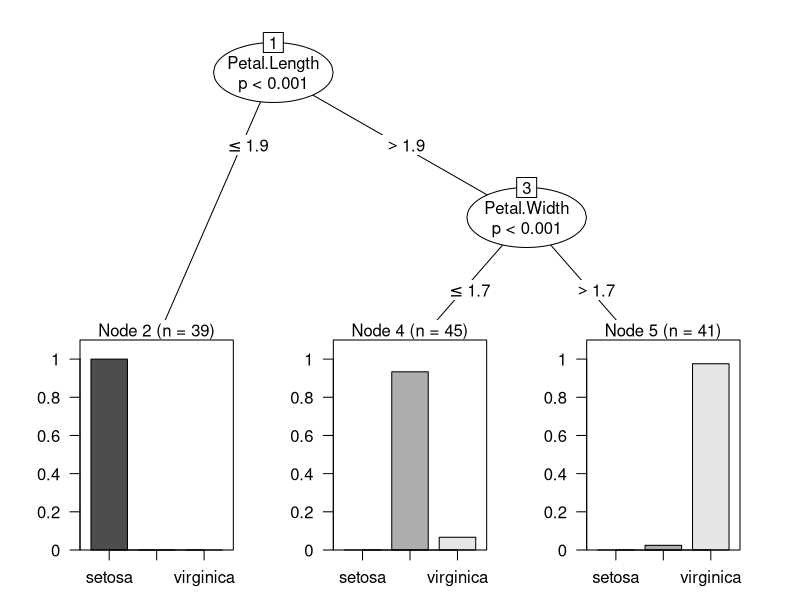
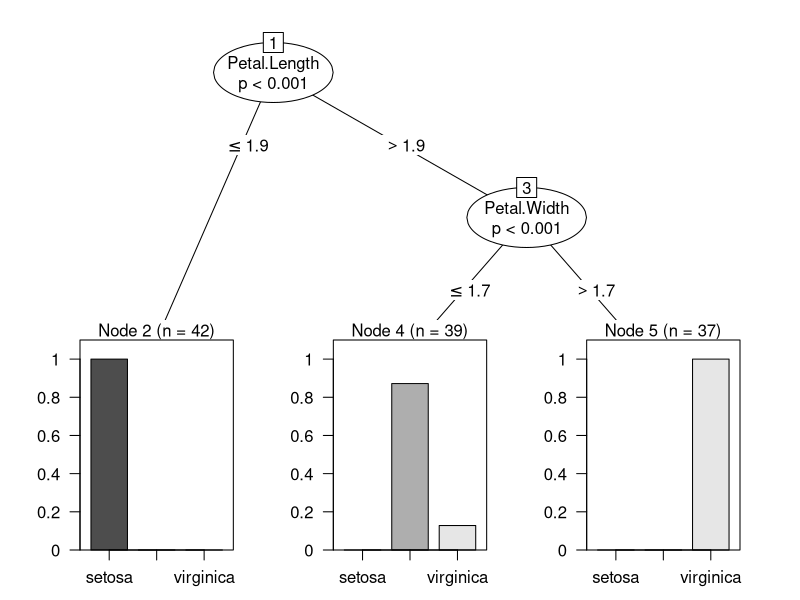
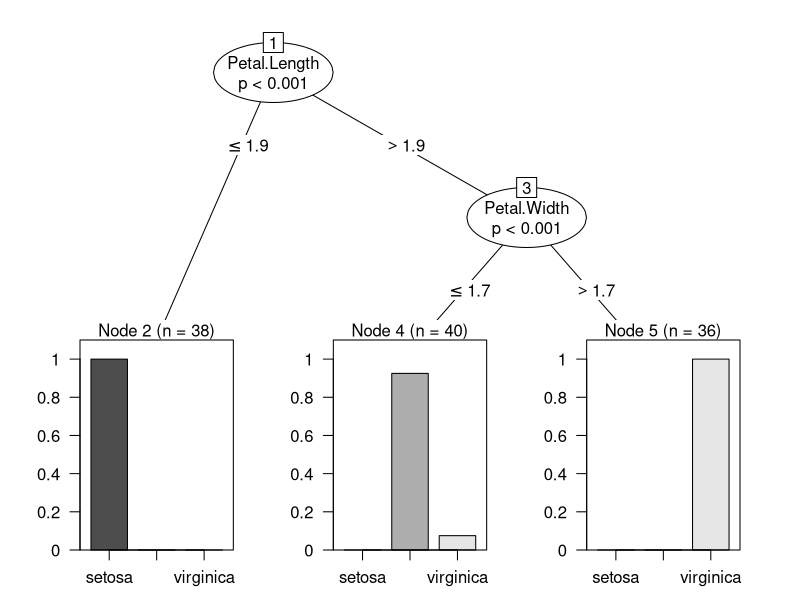
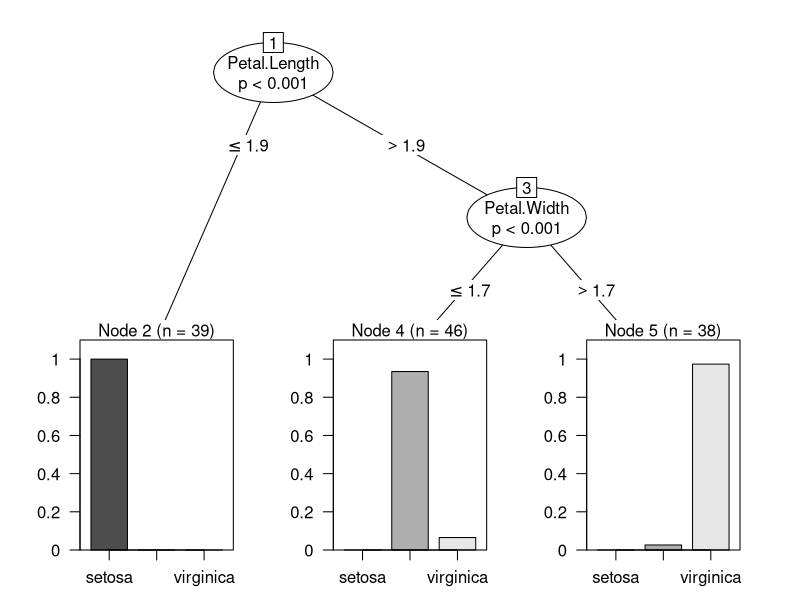
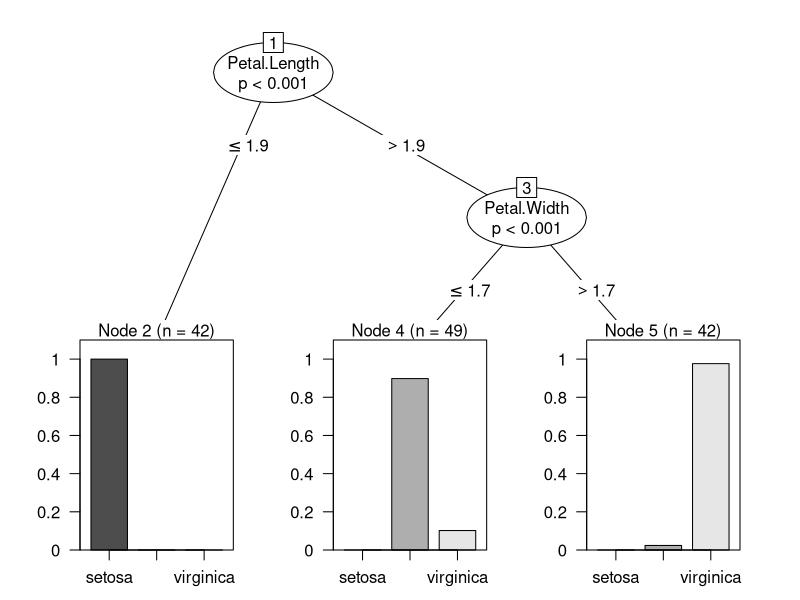

Write the R code that produced these figures, in order.
## ---- chunk 1
library(party)
library(MLmetrics)
library(Metrics)
## ---- chunk 2
TheScore <- function(N){
  avg=0
  for (i in 1:N){
    ind <-sample(2,nrow(iris),replace=TRUE,prob=c((N-1)/N,1/N))
    train.data <- iris[ind==1,]
    test.data <- iris[ind==2,]
    myFormula <- Species ~ .;  
    iris_ctree <-  ctree(myFormula,data=train.data,control = ctree_control( mincriterion = 0.7, minsplit = 20, minbucket = 30 ,maxsurrogate = 3, maxdepth = 4))
    
    print(iris_ctree)
    plot(iris_ctree)
    trainPred <- predict(iris_ctree,newdata=train.data)
    print(table(trainPred,train.data$Species))
    print(msle(as.numeric(trainPred),as.numeric(train.data$Species)))
    
    testPred <- predict(iris_ctree,newdata=test.data)
    print(table(testPred,test.data$Species))
    print(msle(as.numeric(testPred),as.numeric(test.data$Species)))
    avg=avg+msle(as.numeric(testPred),as.numeric(test.data$Species))
  }
  print(avg/N)
  
}
## ---- chunk 3
TheScore(5)
